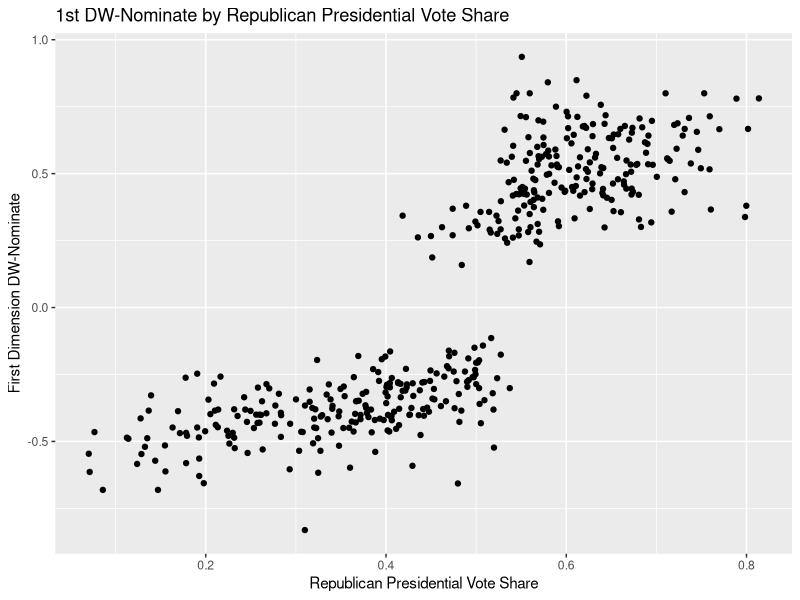
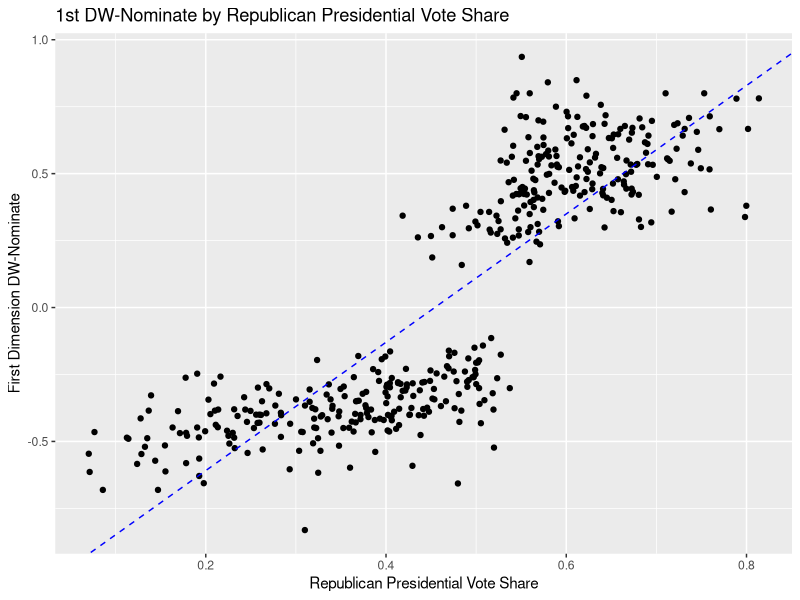
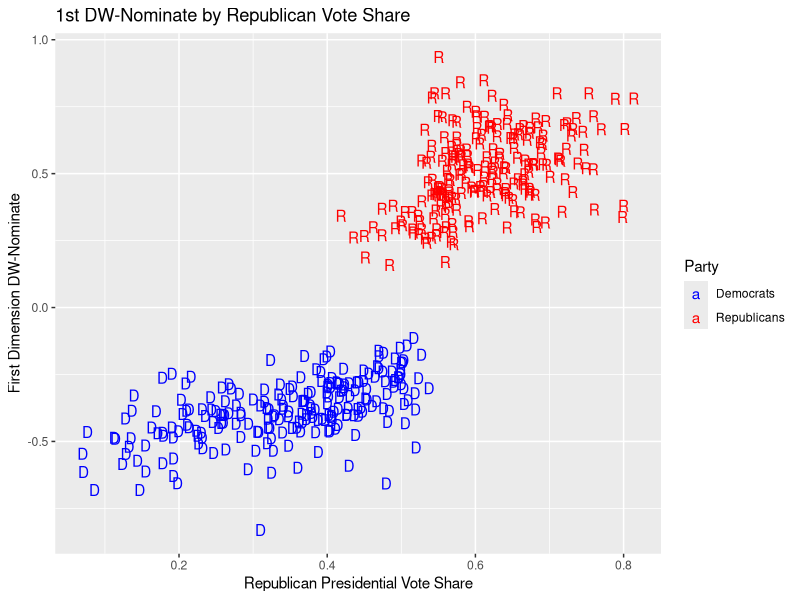
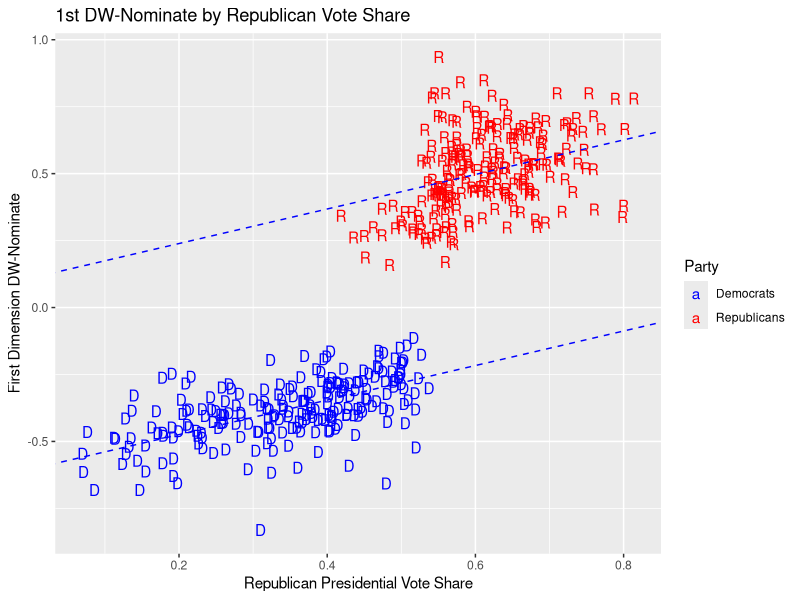
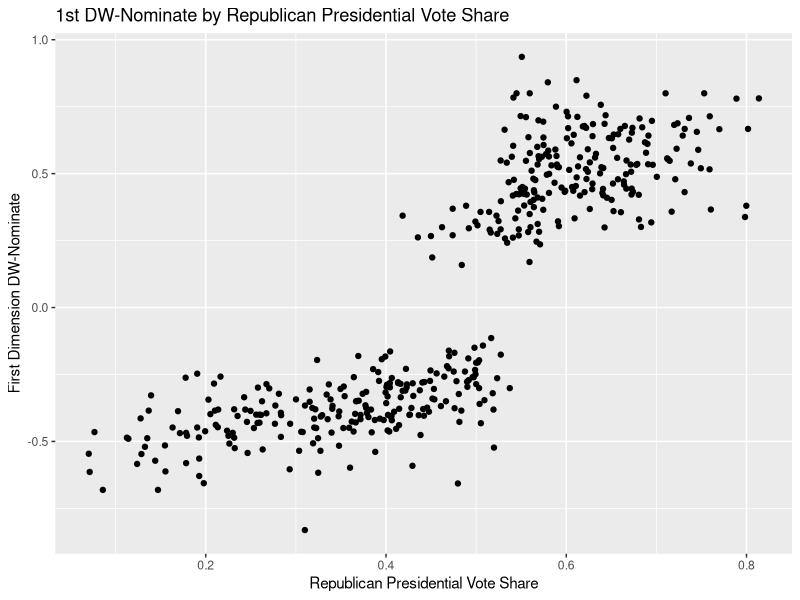
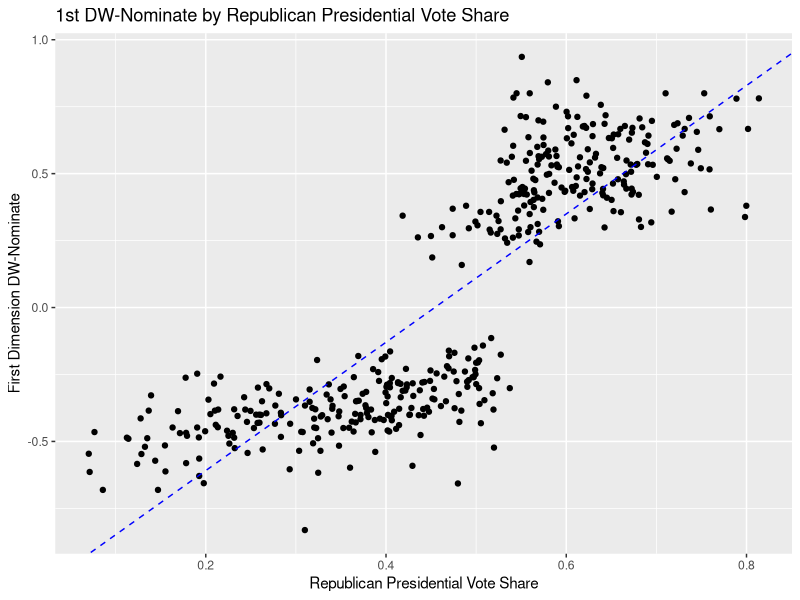

The R source for these figures, in order:
## ---- chunk 1
library(haven)
library(tidyr)
library(tidyverse)
congress <- read_dta("congress.dta")
## ---- chunk 2
congress <- congress |>
  mutate(
    republican = if_else(party_code == 200,
                         "1","0"))
congress

congress <- congress|>
  mutate(
    Rpres_1220 = ((Romney12)/(Romney12 + Obama12) + (Trump16)/(Trump16 + Clinton16) + (Trump20)/(Biden20 + Trump20))/3)

congress

#scatterplot
scatterplot01 <- ggplot(congress) +
  geom_point(aes(x=Rpres_1220, y=nominate_dim1)) +
  labs(title="1st DW-Nominate by Republican Presidential Vote Share ",
       x="Republican Presidential Vote Share",
       y="First Dimension DW-Nominate")

ggsave(plot=scatterplot01, 
       filename = "Rpres_1220_scatter.pdf",
       width=7,
       height=5)

scatterplot01
## ---- chunk 3
mod01 <- lm(data=congress, nominate_dim1 ~ Rpres_1220)

summary(mod01)
## ---- chunk 4
mod01 <- lm(data=congress, nominate_dim1 ~ Rpres_1220)

scatterplot01_lm <- ggplot(congress) +
  geom_point(aes(x= Rpres_1220, y= nominate_dim1)) +
  labs(title="1st DW-Nominate by Republican Presidential Vote Share",
       x="Republican Presidential Vote Share",
       y="First Dimension DW-Nominate") +
  geom_abline(slope=mod01$coefficients[2], intercept = mod01$coefficients[1], 
              color="blue",
              linetype="dashed")
  
ggsave(plot=scatterplot01_lm, 
       filename = "Rpres_1220_scatter_lm.pdf",
       width=7,
       height=5)
scatterplot01_lm
## ---- chunk 5
scatterplot02 <- ggplot(congress) +
  geom_text(aes(x=Rpres_1220, y=nominate_dim1, label= if_else(republican == 1, "R", "D"),
                color=factor(republican))) + 
  labs(title="1st DW-Nominate by Republican Vote Share",
       x="Republican Presidential Vote Share",
       y="First Dimension DW-Nominate") +
  scale_color_manual(name="Party", labels=c("Democrats", "Republicans"), values=c("Blue", "Red")) 

scatterplot02
## ---- chunk 6
mod02 <- lm(data=congress, nominate_dim1~ Rpres_1220 + republican)
summary(mod02)

scatterplot03 <- ggplot(congress) +
  geom_text(aes(x=Rpres_1220, y=nominate_dim1, label= if_else(republican == 1, "R", "D"),
                color=factor(republican))) + 
  labs(title="1st DW-Nominate by Republican Vote Share",
       x="Republican Presidential Vote Share",
       y="First Dimension DW-Nominate") +
  geom_abline(intercept= mod02$coefficients[1],
          slope = mod02$coefficients[2], 
              color="blue",
              linetype="dashed") +
  geom_abline(intercept= mod02$coefficients[1] + mod02$coefficients[3],
          slope = mod02$coefficients[2],
              color="blue",
              linetype="dashed") +
  scale_color_manual(name="Party", labels=c("Democrats", "Republicans"), values=c("Blue", "Red")) 

scatterplot03
